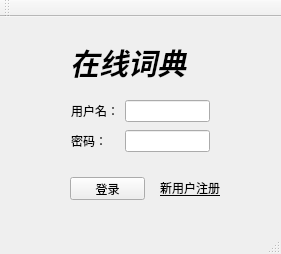
<?xml version="1.0" encoding="UTF-8"?>
<ui version="4.0">
 <class>MainWindow</class>
 <widget class="QMainWindow" name="MainWindow">
  <property name="geometry">
   <rect>
    <x>0</x>
    <y>0</y>
    <width>281</width>
    <height>254</height>
   </rect>
  </property>
  <property name="windowTitle">
   <string>MainWindow</string>
  </property>
  <widget class="QWidget" name="centralWidget">
   <widget class="QWidget" name="gridLayoutWidget">
    <property name="geometry">
     <rect>
      <x>60</x>
      <y>70</y>
      <width>161</width>
      <height>80</height>
     </rect>
    </property>
    <layout class="QGridLayout" name="gridLayout">
     <item row="0" column="1">
      <widget class="QLineEdit" name="lineEdit_name"/>
     </item>
     <item row="1" column="1">
      <widget class="QLineEdit" name="lineEdit_password">
       <property name="maxLength">
        <number>8</number>
       </property>
       <property name="echoMode">
        <enum>QLineEdit::Password</enum>
       </property>
      </widget>
     </item>
     <item row="0" column="0">
      <widget class="QLabel" name="label_name">
       <property name="text">
        <string>用户名：</string>
       </property>
      </widget>
     </item>
     <item row="1" column="0">
      <widget class="QLabel" name="label_password">
       <property name="text">
        <string>密码：</string>
       </property>
      </widget>
     </item>
    </layout>
   </widget>
   <widget class="QLabel" name="label_title">
    <property name="geometry">
     <rect>
      <x>70</x>
      <y>20</y>
      <width>131</width>
      <height>51</height>
     </rect>
    </property>
    <property name="font">
     <font>
      <family>仿宋</family>
      <pointsize>22</pointsize>
      <weight>75</weight>
      <italic>true</italic>
      <bold>true</bold>
     </font>
    </property>
    <property name="text">
     <string>在线词典</string>
    </property>
   </widget>
   <widget class="QLabel" name="label">
    <property name="geometry">
     <rect>
      <x>160</x>
      <y>160</y>
      <width>61</width>
      <height>21</height>
     </rect>
    </property>
    <property name="font">
     <font>
      <underline>true</underline>
     </font>
    </property>
    <property name="text">
     <string>新用户注册</string>
    </property>
   </widget>
   <widget class="QPushButton" name="pushButton_login">
    <property name="geometry">
     <rect>
      <x>70</x>
      <y>160</y>
      <width>75</width>
      <height>23</height>
     </rect>
    </property>
    <property name="text">
     <string>登录</string>
    </property>
   </widget>
  </widget>
  <widget class="QMenuBar" name="menuBar">
   <property name="geometry">
    <rect>
     <x>0</x>
     <y>0</y>
     <width>281</width>
     <height>25</height>
    </rect>
   </property>
  </widget>
  <widget class="QToolBar" name="mainToolBar">
   <attribute name="toolBarArea">
    <enum>TopToolBarArea</enum>
   </attribute>
   <attribute name="toolBarBreak">
    <bool>false</bool>
   </attribute>
  </widget>
  <widget class="QStatusBar" name="statusBar"/>
 </widget>
 <layoutdefault spacing="6" margin="11"/>
 <resources/>
 <connections/>
</ui>
